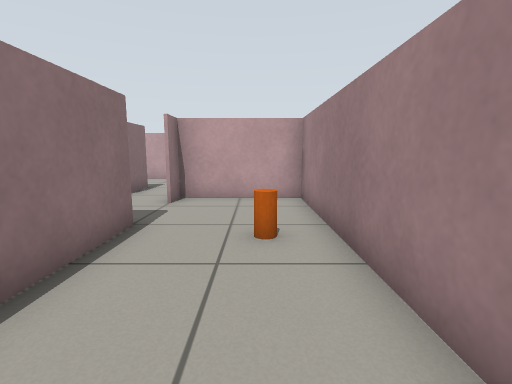
[1] (above)

19 first-person views from a walk through a Gazebo world. The camera is 0.72 m above the floor, tilts 8° down and sees 85° across. The floor is counted in squares, 0.5 m on a side. Each view is taken from the middle of a square. On the plan, view 1 faces up. The plan holds only what a view shows up to about 14 squares ahead; the rest is blank. The robots in the file are not drawn.

[2]
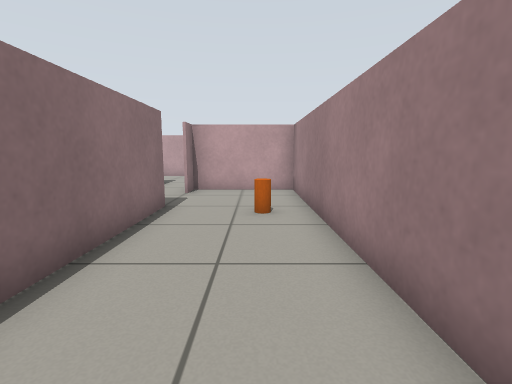

[3]
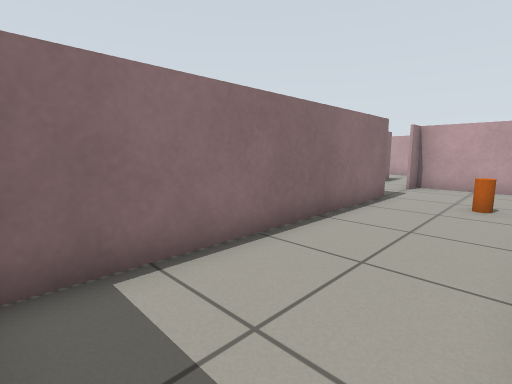

[4]
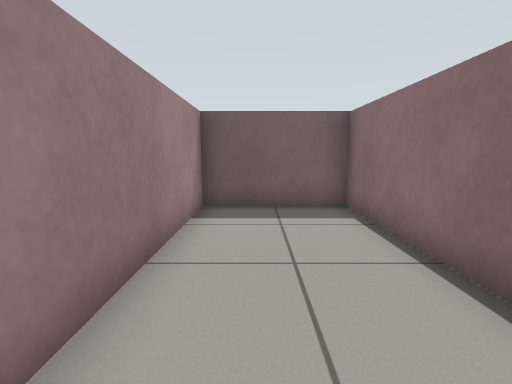

[5]
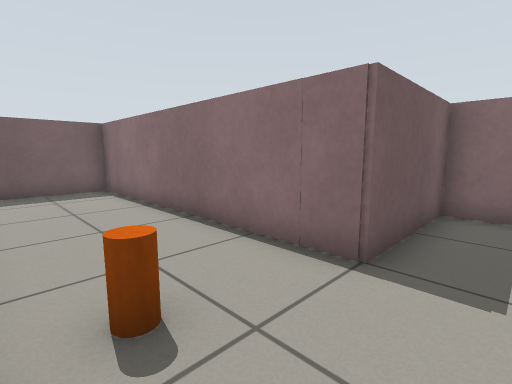

[6]
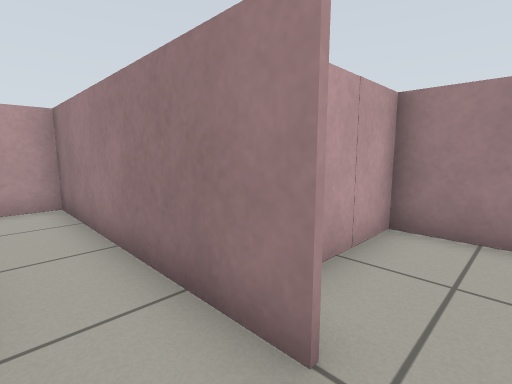

[7]
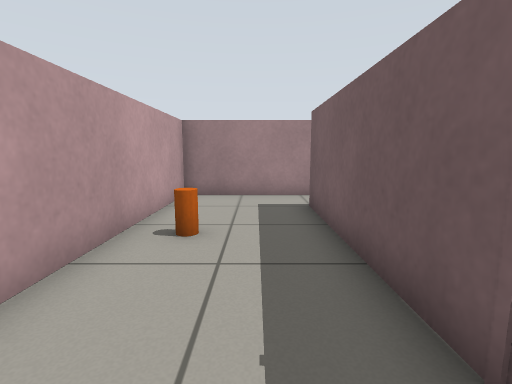

[8]
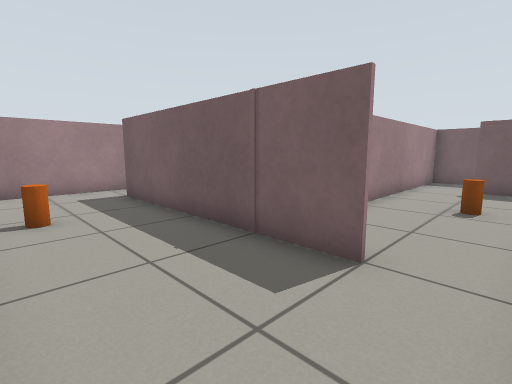

[9]
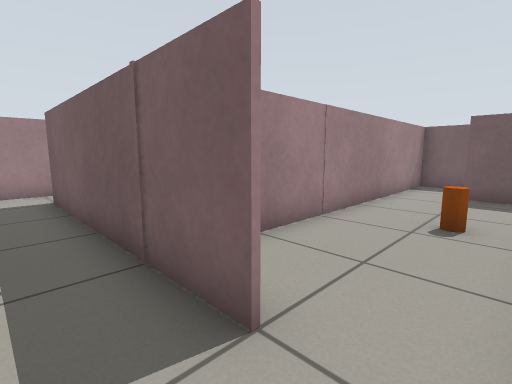

[10]
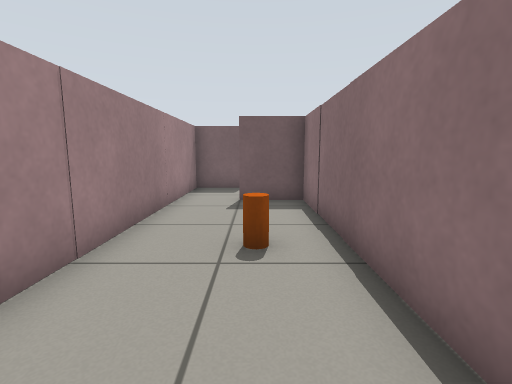

[11]
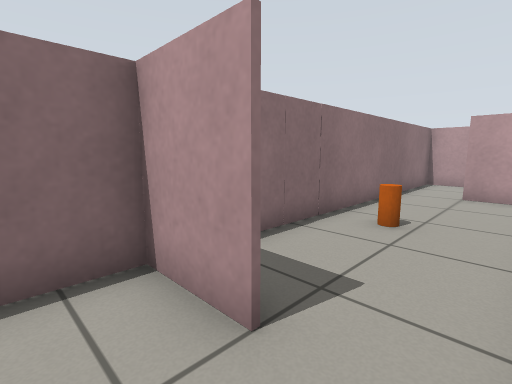

[12]
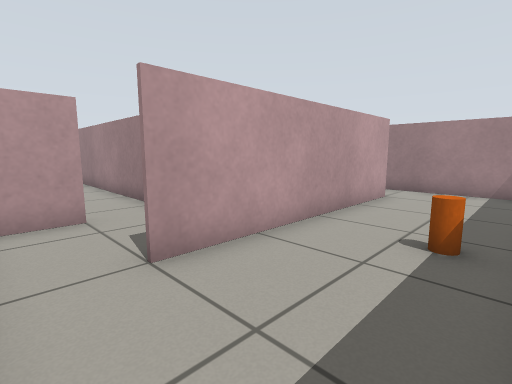

[13]
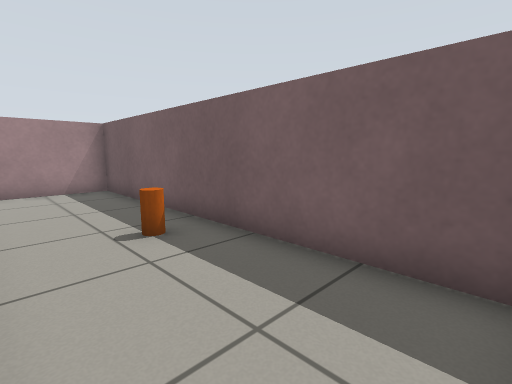

[14]
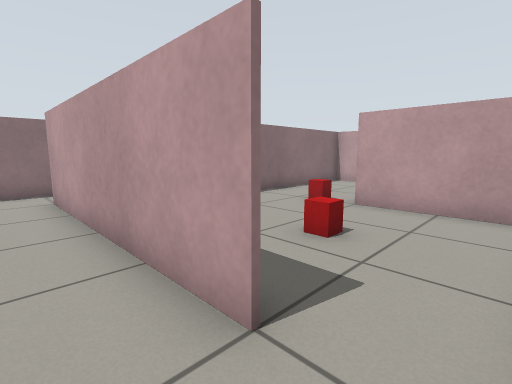

[15]
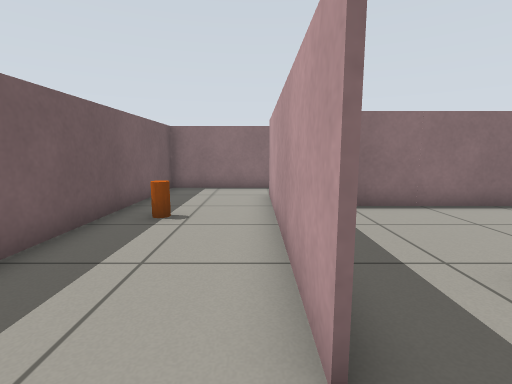

[16]
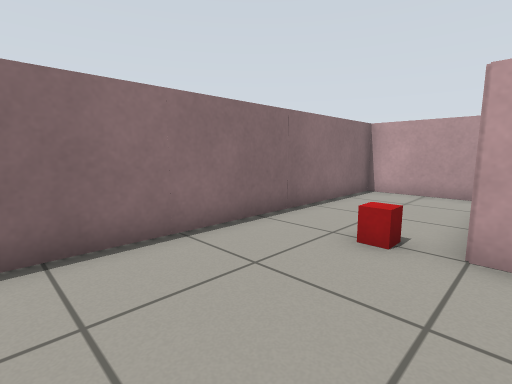

[17]
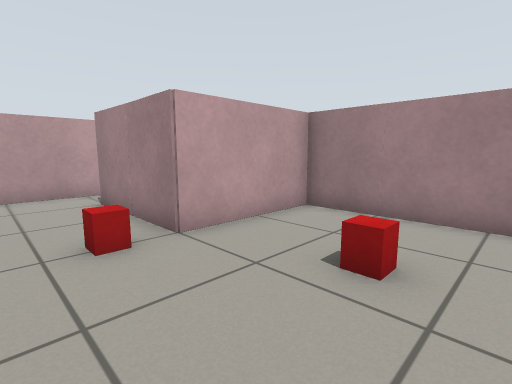

[18]
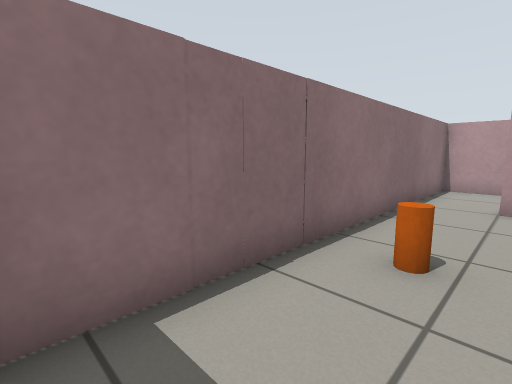

[19]
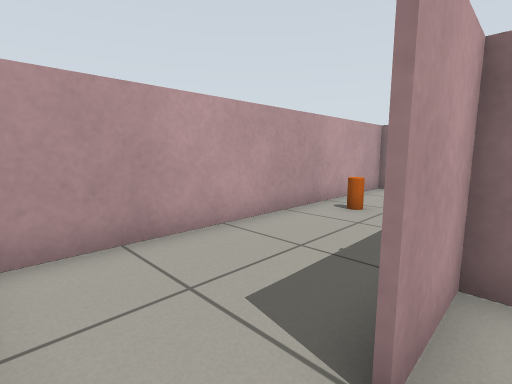

### Floor plan
Ten units are one square. View 1 is at (0, 0); x grows to the right and y downward. Boxes are objects, and circles mark ways between rooms. Rooms are numbered by the first view taken in them; rooms with no view inside come last. Other rooms are left out.
<svg viewBox="-150 -159 170 209">
<path fill="none" stroke="#000" d="M-24 -56 -24 45M-19 44 15 44 15 -89 -24 -89 -24 -79M-126 -115 -45 -115 -45 -99M-65 -69 -65 -56 -24 -56M-25 -79 -25 -154 -145 -154 -145 -114M-145 -114 -145 -30M-100 -114 -125 -114M-106 -35 -106 -116M-145 -25 -125 -25M-124 -25 -145 -25M-124 5 -106 5 -106 -35M-145 -30 -145 -5M-44 5 -125 5M-145 -5 -145 45 -19 44M-25 45 -25 -5M-25 -5 -25 -55 -65 -55 -65 -96M-60 -114 -100 -114M-105 -115 -104 -10"/>
<rect x="-5" y="-55" width="10" height="10" fill="#bbb"><title>orange cylinder</title></rect>
<rect x="-75" y="-145" width="10" height="10" fill="#bbb"><title>orange cylinder</title></rect>
<rect x="-135" y="-75" width="10" height="10" fill="#bbb"><title>orange cylinder</title></rect>
<rect x="-95" y="25" width="10" height="10" fill="#bbb"><title>orange cylinder</title></rect>
<rect x="-85" y="-65" width="10" height="10" fill="#bbb"><title>red box</title></rect>
<rect x="-65" y="-25" width="10" height="10" fill="#bbb"><title>red box</title></rect>
<circle cx="-20" cy="-70" r="3" fill="#2a7"/>
<circle cx="-135" cy="-120" r="3" fill="#2a7"/>
<circle cx="-115" cy="-30" r="3" fill="#2a7"/>
<circle cx="-135" cy="0" r="3" fill="#2a7"/>
<circle cx="-35" cy="0" r="3" fill="#2a7"/>
<text x="0" y="-20">1</text>
<text x="-70" y="-130">2</text>
<text x="-130" y="-80">3</text>
<text x="-120" y="-20">4</text>
<text x="-90" y="20">5</text>
<text x="-70" y="-50">6</text>
</svg>
Room 1 opens to room 2. Room 2 opens to room 3. Room 3 opens to room 4. Room 4 opens to room 5. Room 5 opens to room 6.

Where each view was taken, in squares from view 1:
view 1: 0 up, 0 right, facing up
view 2: 2 down, 0 right, facing up
view 3: 4 down, 1 right, facing up-left
view 4: 3 up, 0 right, facing down
view 5: 7 up, 1 right, facing down-left
view 6: 7 up, 4 left, facing up-right
view 7: 13 up, 12 left, facing right
view 8: 15 up, 14 left, facing down-right
view 9: 13 up, 14 left, facing down-right
view 10: 11 up, 13 left, facing down
view 11: 1 up, 11 left, facing up-left
view 12: 4 down, 14 left, facing up-right
view 13: 1 down, 14 left, facing down-right
view 14: 2 down, 3 left, facing up-left
view 15: 1 down, 3 left, facing left
view 16: 1 up, 6 left, facing up-left
view 17: 1 up, 9 left, facing up-right
view 18: 3 up, 12 left, facing up-left
view 19: 11 up, 14 left, facing up-right
